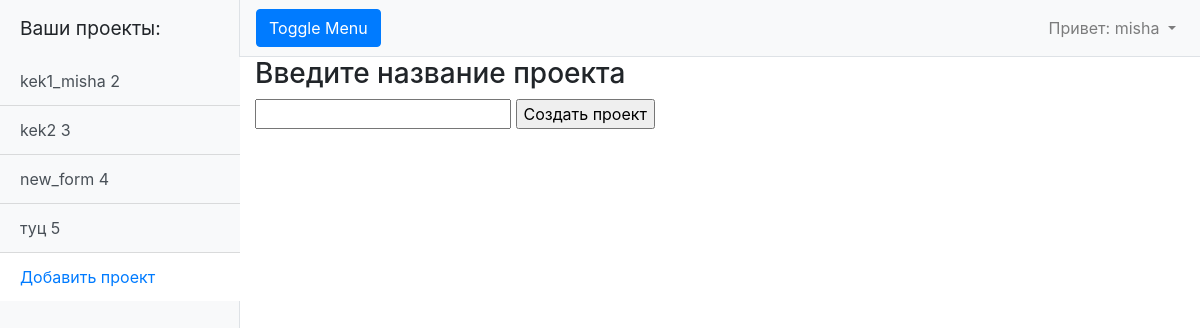
/create_project (signed in), run on the app's committed database.
### myapp/models.py (models this page shows, shortened)
class Project(models.Model):
    user = models.ForeignKey(User, on_delete=models.CASCADE)
    project_name = models.CharField(max_length=255, unique=True)
    project_date_creation = models.DateTimeField(auto_now_add=True)

### myapp/views.py (the view, shortened to what this page needs)
# urls.py: path('create_project', ProjectCreate.as_view()),
class ProjectCreate(CreateView):
    template_name = 'create_project.html'
    form_class = CreateProjectForm
    def get_context_data(self, **kwargs):
        context = super().get_context_data(**kwargs)
        context['a_projects'] = Project.objects.filter(user__username=self.request.user)
        return context

### myapp/forms.py
class CreateProjectForm(ModelForm):
    class Meta:
        model = Project
        fields = ['user', 'project_name']

### templates/create_project.html (shortened to what this page needs)
{% extends 'default.html' %}
{% block content %}
    <h3>Введите название проекта</h3>
    <form method="POST">
            <input type="text" name="project_name">
            <input type="submit" value="Создать проект">
    </form>
{% endblock content%}

### templates/default.html (shortened to what this page needs)
{% load static %}
<!DOCTYPE html>
<html lang="en">
<head>
  <link href="{% static 'vendor/bootstrap/css/bootstrap.min.css' %}" rel="stylesheet ">
  <link href="{% static 'css/simple-sidebar.css' %}" rel="stylesheet">
</head>
<body>
  <div class="d-flex" id="wrapper">
    <div class="bg-light border-right" id="sidebar-wrapper" style="max-width: 240px;">
      <div class="sidebar-heading">Ваши проекты:</div>
      <div class="list-group list-group-flush">
          {% if user.is_authenticated %}
              {% for project in a_projects %}
                  <a href="{{ project.id }}" class="list-group-item list-group-item-action bg-light">{{ project.project_name }} {{ project.id }}</a>
              {% endfor %}
              <a href="create_project" class="list-group-item">Добавить проект</a>
          {% endif %}
      </div>
    </div>
    <div id="page-content-wrapper">
      <nav class="navbar navbar-expand-lg navbar-light bg-light border-bottom">
        <button class="btn btn-primary" id="menu-toggle">Toggle Menu</button>
        <div class="collapse navbar-collapse" id="navbarSupportedContent">
          <ul class="navbar-nav ml-auto mt-2 mt-lg-0">
            {% if user.is_authenticated %}
              <li class="nav-item dropdown">
                <a class="nav-link dropdown-toggle" href="#" id="navbarDropdown" role="button" data-toggle="dropdown" aria-haspopup="true" aria-expanded="false">
                  <span>Привет: {{ user.username }}</span>
                </a>
              </li>
            {% endif %}
          </ul>
        </div>
      </nav>
      <div class="container-fluid">
          {% block content %}{% endblock content %}
      </div>
    </div>
  </div>
</body>
</html>

### static/css/simple-sidebar.css (style rules this page uses)
#wrapper { overflow-x: hidden; }
#sidebar-wrapper { min-height: 100vh; margin-left: -15rem; -webkit-transition: margin .25s ease-out; -moz-transition: margin .25s ease-out; -o-transition: margin .25s ease-out; transition: margin .25s ease-out; }
#sidebar-wrapper .sidebar-heading { padding: 0.875rem 1.25rem; font-size: 1.2rem; }
#sidebar-wrapper .list-group { width: 15rem; }
#page-content-wrapper { min-width: 100vw; }
@media (min-width: 768px) { #sidebar-wrapper { margin-left: 0; } }
@media (min-width: 768px) { #page-content-wrapper { min-width: 0; width: 100%; } }

### data on the page
Project: project_name "kek1_misha", id "2"
Project: project_name "kek2", id "3"
Project: project_name "new_form", id "4"
Project: project_name "туц", id "5"

### other printed values
{{ user.username }} "misha"
